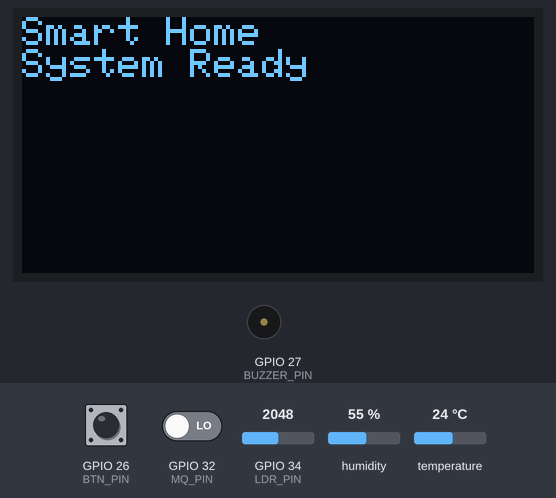
This sketch was run on a simulated ESP32. Shown: 128×64 one-colour display, buzzer (waves = sounding). The test bench sets the inputs (shaded band); at power-on: GPIO 26 (BTN_PIN) HIGH, GPIO 32 (MQ_PIN) LOW, GPIO 34 (LDR_PIN) = 2048, humidity 55 %, temperature 24 °C. WiFi joins after 1.5 s; servers stay silent unless stated; uploads are accepted with an empty reply; EEPROM starts erased; what the sketch prints to the serial monitor is not drawn.

Above: at 0.1 s.
At 1.9 s:
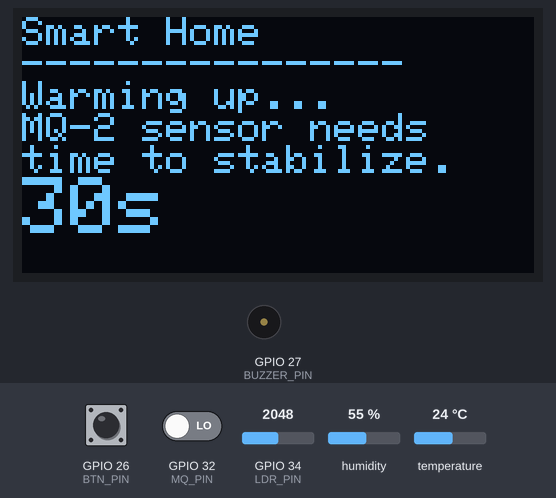
At 35.05 s:
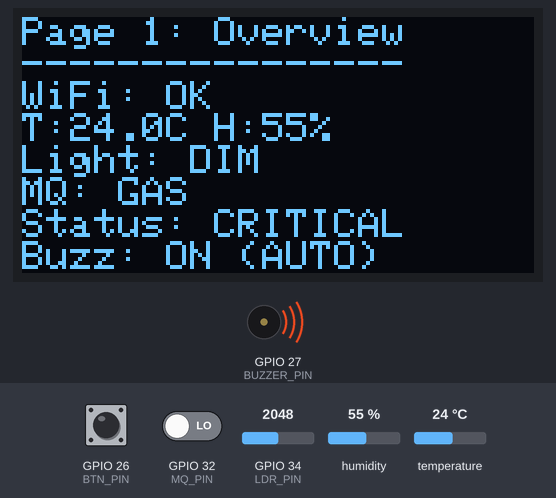
At 35.44 s:
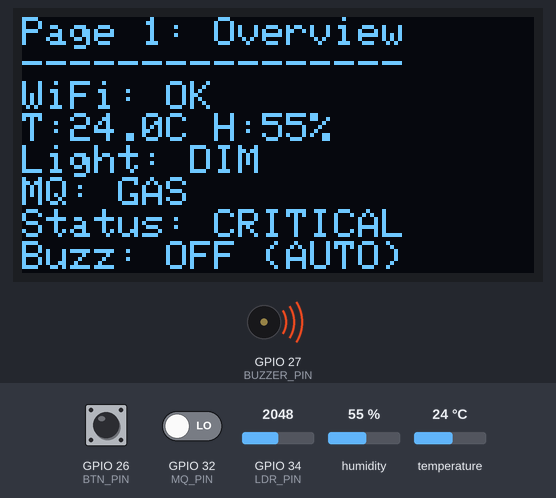
Timing chart, 0 to 40.0 s (numbered marks = the images above):
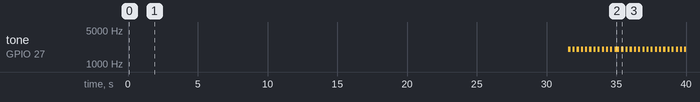

Measured:
- by itself, tone on GPIO 27 (BUZZER_PIN): goes 11 × (2000 Hz 0.17 s, silent 0.15 s), 2000 Hz 0.32 s, 15 × (silent 0.15 s, 2000 Hz 0.18 s), silent 0.15 s, then 2000 Hz
- what the display in image 1 shows lasts 0.9 s, from 1.8 s to 2.7 s

The sketch:

SmartIndoor.ino
```cpp
#include <WiFi.h>
#include <WiFiManager.h>
#include <Preferences.h>
#include <HTTPClient.h>
#include <ArduinoJson.h>
#include <Wire.h>
#include <Adafruit_GFX.h>
#include <Adafruit_SSD1306.h>
#include <DHT.h>

// ================= WIFI + BACKEND =================
// WiFi credentials are no longer hardcoded - WiFiManager handles them.
// On first boot (or after a reset), connect a phone/laptop to the
// "SmartHome-Setup" WiFi network it creates, open the captive portal,
// and enter your real WiFi SSID/password there. It is saved to flash
// and reused automatically on every future boot.
//
// Device ID is also set through this same portal (no IDE editing needed).
// To re-open the portal later and change it, hold the push button down
// while powering on / resetting the board.
const char* SERVER_BASE = "http://Enter API Address/Smart-Home";
String deviceId = "INDOOR_003";  // fallback default if nothing saved yet
Preferences prefs;

// ================= PIN CONFIGURATION =================
#define SDA_PIN 21       // OLED SDA
#define SCL_PIN 22       // OLED SCL
#define DHT_PIN 4        // DHT11 data pin
#define DHT_TYPE DHT11
#define MQ_PIN 32        // MQ-2 digital output DO
#define LDR_PIN 34       // LDR module analog output AO
#define BTN_PIN 26       // Push button
#define BUZZER_PIN 27    // 2-legged buzzer positive pin

// ================= OBJECTS =================
Adafruit_SSD1306 display(128, 64, &Wire, -1);
DHT dht(DHT_PIN, DHT_TYPE);

// ================= SYSTEM VARIABLES =================
bool oledOK = false;
int page = 1;

float temp = 0, hum = 0;
float tempLimit = 32;
float humLimit = 70;

int mq = 1;
int lightVal = 0;       // raw ADC reading (0-4095), kept internally only
int lightPercent = 0;   // 0% = totally dark, 100% = max brightness - this is what gets sent/displayed
int lightLimit = 30;    // % threshold: below this = DARK, below 2x this = DIM, above = BRIGHT
int airLimit = 0;
int uploadSec = 10;

String lightStatus = "UNKNOWN";
String mqStatus = "NORMAL";
String status = "NORMAL";
String buzzerStatus = "OFF";
String outputMode = "AUTO";

// ================= TIMER VARIABLES =================
unsigned long tRead = 0;
unsigned long tOLED = 0;
unsigned long tUpload = 0;
unsigned long tSettings = 0;
unsigned long tBuzz = 0;

// ================= SENSOR WARM-UP =================
// The MQ-2 gas sensor's heating element needs time to stabilize after
// power-on before its readings are reliable. We hold uploads/buzzer back
// for a short warm-up window right after WiFi connects, showing a
// countdown on the OLED - same idea as the warm-up window described in
// commercial gas-sensor datasheets.
const unsigned long WARMUP_MS = 30000;  // 30 seconds
bool warmingUp = false;
unsigned long warmupStart = 0;

// ================= WIFI CONNECTION =================
// Runs once in setup(): tries saved WiFi credentials first. If none are
// saved (or they fail), it opens an access point named "SmartHome-Setup"
// with a captive portal page for entering new WiFi details - no reflashing
// needed to change networks.
void setupWiFi() {
  prefs.begin("smartiot", false);
  deviceId = prefs.getString("device_id", deviceId);

  WiFiManager wm;
  wm.setConfigPortalTimeout(180);  // give up after 3 minutes if no one configures it

  WiFiManagerParameter custom_device_id("device_id", "Device ID (must match a room you created on the dashboard)", deviceId.c_str(), 32);
  wm.addParameter(&custom_device_id);

  // Holding the push button down while the board boots forces the config
  // portal to reopen even if WiFi is already saved - lets you change the
  // Device ID later without touching the Arduino IDE.
  bool forcePortal = digitalRead(BTN_PIN) == LOW;

  bool connected = forcePortal
    ? wm.startConfigPortal("SmartHome-Setup")
    : wm.autoConnect("SmartHome-Setup");

  if (!connected) {
    Serial.println("WiFi setup failed or timed out. Restarting...");
    delay(2000);
    ESP.restart();
  }

  String enteredId = custom_device_id.getValue();
  enteredId.trim();
  if (enteredId != "") {
    deviceId = enteredId;
    prefs.putString("device_id", deviceId);
  }

  Serial.println("WiFi connected: " + WiFi.SSID());
  Serial.println("ESP32 IP: " + WiFi.localIP().toString());
  Serial.println("Device ID: " + deviceId);

  warmingUp = true;
  warmupStart = millis();
}

// Called repeatedly in loop() to recover from a dropped connection
// without re-opening the config portal (uses the already-saved credentials).
void connectWiFi() {
  if (WiFi.status() == WL_CONNECTED) return;
  WiFi.reconnect();
}

// ================= HTTP GET REQUEST =================
bool httpGET(String url, String &res) {
  if (WiFi.status() != WL_CONNECTED) return false;

  HTTPClient http;
  http.begin(url);
  http.setFollowRedirects(HTTPC_FORCE_FOLLOW_REDIRECTS);
  http.setRedirectLimit(10);

  int code = http.GET();

  res = code > 0 ? http.getString() : "";

  Serial.println("HTTP Code: " + String(code));

  http.end();

  return code == 200;
}

// ================= OLED SETUP =================
void setupOLED() {
  Wire.begin(SDA_PIN, SCL_PIN);

  // Try common OLED address 0x3C first
  Wire.beginTransmission(0x3C);
  if (Wire.endTransmission() == 0) {
    oledOK = display.begin(SSD1306_SWITCHCAPVCC, 0x3C);
  }
  else {
    // Try alternative OLED address 0x3D
    Wire.beginTransmission(0x3D);
    if (Wire.endTransmission() == 0) {
      oledOK = display.begin(SSD1306_SWITCHCAPVCC, 0x3D);
    }
  }

  if (oledOK) {
    display.clearDisplay();
    display.setTextColor(SSD1306_WHITE);
    display.setTextSize(1);
    display.setCursor(0, 0);
    display.println("Smart Home");
    display.println("System Ready");
    display.display();
  }
}

// ================= LIGHT CLASSIFICATION =================
// lightPercent is already in human-readable terms: 0% = dark, 100% = bright.
String getLightStatus(int percent) {
  if (percent < lightLimit) return "DARK";
  if (percent < lightLimit * 2) return "DIM";
  return "BRIGHT";
}

// ================= READ SENSOR VALUES =================
void readSensors() {
  temp = dht.readTemperature();
  hum = dht.readHumidity();

  mq = digitalRead(MQ_PIN);
  lightVal = analogRead(LDR_PIN);

  // LDR module's raw reading is reversed (low value = bright, high value = dark),
  // so flip it into an intuitive 0-100% brightness scale before using it anywhere else.
  lightPercent = round((1.0 - (float)lightVal / 4095.0) * 100.0);

  mqStatus = mq == LOW ? "GAS" : "NORMAL";
  lightStatus = getLightStatus(lightPercent);

  // Rule-based status classification
  status = "NORMAL";

  if (!isnan(temp) && temp >= tempLimit) {
    status = "WARNING";
  }

  if (!isnan(hum) && hum >= humLimit) {
    status = "WARNING";
  }

  // Light level is informational only (Bright/Dim/Dark) - it does not affect
  // system status or the buzzer, since a dark room (e.g. lights off at night)
  // is normal household behavior, not an unsafe condition.

  if (mq <= airLimit) {
    status = "CRITICAL";
  }
}

// ================= PUSH BUTTON PAGE CONTROL =================
void handleButton() {
  static bool oldPress = false;
  bool press = digitalRead(BTN_PIN) == LOW;

  if (press && !oldPress) {
    page++;

    if (page > 4) page = 1;

    delay(250);  // Debounce delay
  }

  oldPress = press;
}

// ================= BUZZER CONTROL =================
void buzzOn(int freq) {
  tone(BUZZER_PIN, freq);
  buzzerStatus = "ON";
}

void buzzOff() {
  noTone(BUZZER_PIN);
  buzzerStatus = "OFF";
}

void updateBuzzer() {
  if (outputMode == "OFF") {
    buzzOff();
    return;
  }

  if (outputMode == "ON") {
    buzzOn(1000);
    return;
  }

  // AUTO mode: warning = slow beep, critical = fast beep
  if (status == "WARNING" || status == "CRITICAL") {
    unsigned long now = millis();
    static bool state = false;

    int interval = status == "CRITICAL" ? 150 : 500;
    int freq = status == "CRITICAL" ? 2000 : 1200;

    if (now - tBuzz >= interval) {
      tBuzz = now;
      state = !state;

      if (state) buzzOn(freq);
      else buzzOff();
    }
  }
  else {
    buzzOff();
  }
}

// ================= GET SETTINGS FROM DASHBOARD =================
void fetchSettings() {
  String res;
  String url = String(SERVER_BASE) + "/api/api_get_command.php?device_id=" + deviceId;

  if (!httpGET(url, res)) return;

  StaticJsonDocument<512> doc;
  if (deserializeJson(doc, res)) return;

  tempLimit = doc["temp_threshold"] | 32.0;
  humLimit = doc["humidity_threshold"] | 70.0;
  airLimit = doc["air_threshold"] | 0;
  lightLimit = doc["light_threshold"] | 30;
  uploadSec = doc["upload_interval"] | 10;

  outputMode = doc["output_mode"].as<String>();
  if (outputMode == "") outputMode = "AUTO";
  outputMode.toUpperCase();

  if (uploadSec < 5) uploadSec = 5;
}

// ================= UPLOAD SENSOR DATA TO BACKEND =================
void uploadData() {
  String res;
  String url = String(SERVER_BASE) + "/api/api_add_data.php";

  url += "?device_id=" + deviceId;
  url += "&temperature=" + String(isnan(temp) ? 0 : temp, 2);
  url += "&humidity=" + String(isnan(hum) ? 0 : hum, 2);
  url += "&air_quality=" + String(mq);
  url += "&light_level=" + String(lightPercent);
  url += "&system_status=" + status;
  url += "&output_status=" + buzzerStatus;

  if (httpGET(url, res)) {
    Serial.println("Upload OK");
  } else {
    Serial.println("Upload failed");
  }
}

// ================= OLED DISPLAY PAGES =================
void showOLED() {
  if (!oledOK) return;

  display.clearDisplay();
  display.setTextColor(SSD1306_WHITE);
  display.setCursor(0, 0);
  display.setTextSize(1);

  if (warmingUp) {
    int secondsLeft = (WARMUP_MS - (millis() - warmupStart)) / 1000 + 1;
    if (secondsLeft < 0) secondsLeft = 0;

    display.println("Smart Home");
    display.println("----------------");
    display.println("Warming up...");
    display.println("MQ-2 sensor needs");
    display.println("time to stabilize.");
    display.setTextSize(2);
    display.println(String(secondsLeft) + "s");
    display.display();
    return;
  }

  if (page == 1) {
    display.println("Page 1: Overview");
    display.println("----------------");
    display.println(WiFi.status() == WL_CONNECTED ? "WiFi: OK" : "WiFi: NO");
    display.println("T:" + String(temp, 1) + "C H:" + String(hum, 0) + "%");
    display.println("Light: " + lightStatus);
    display.println("MQ: " + mqStatus);
    display.println("Status: " + status);
    display.println("Buzz: " + buzzerStatus + " (" + outputMode + ")");
  }

  else if (page == 2) {
  display.println("Page 2: Temp/Hum");
  display.println("----------------");

  display.setTextSize(2);
  display.println("T:" + String(temp, 1) + "C");
  display.println("H:" + String(hum, 0) + "%");

  display.setTextSize(1);
  display.println("----------------");
  display.println("Temp Limit: " + String(tempLimit, 1) + "C");

  if (!isnan(temp) && temp >= tempLimit) {
    display.println("Status: HIGH TEMP");
  } else {
    display.println("Status: NORMAL");
  }
}

  else if (page == 3) {
    display.println("Page 3: Light");
    display.println("----------------");
    display.println("Light: " + String(lightPercent) + "%");
    display.println("Cond: " + lightStatus);
    display.println(lightStatus == "DARK" ? "Turn on light." : "Lighting OK.");
  }

  else if (page == 4) {
    display.println("Page 4: MQ Sensor");
    display.println("----------------");
    display.println("MQ: " + String(mq));
    display.println("Status: " + mqStatus);
    display.println(mqStatus == "GAS" ? "Gas/smoke!" : "Air normal");
    display.println("Buzz: " + buzzerStatus + " (" + outputMode + ")");
  }

  display.display();
}

// ================= SETUP =================
void setup() {
  Serial.begin(115200);

  pinMode(MQ_PIN, INPUT);
  pinMode(LDR_PIN, INPUT);
  pinMode(BTN_PIN, INPUT_PULLUP);
  pinMode(BUZZER_PIN, OUTPUT);

  dht.begin();
  setupOLED();
  setupWiFi();
  fetchSettings();

  readSensors();
  showOLED();
}

// ================= MAIN LOOP =================
void loop() {
  unsigned long now = millis();

  handleButton();

  if (WiFi.status() != WL_CONNECTED) {
    connectWiFi();
  }

  if (warmingUp && now - warmupStart >= WARMUP_MS) {
    warmingUp = false;
    tUpload = now;  // start the upload cycle fresh once warm-up ends
  }

  // Read sensors every 1 second
  if (now - tRead >= 1000) {
    tRead = now;
    readSensors();
  }

  // Fetch dashboard settings every 5 seconds
  if (now - tSettings >= 5000) {
    tSettings = now;
    fetchSettings();
  }

  // Update OLED every 0.3 seconds
  if (now - tOLED >= 300) {
    tOLED = now;
    showOLED();
  }

  if (warmingUp) return;  // hold uploads/buzzer back until the sensor stabilizes

  updateBuzzer();

  // Upload data based on dashboard upload interval
  if (now - tUpload >= (unsigned long)uploadSec * 1000UL) {
    tUpload = now;
    uploadData();
  }
}
```
